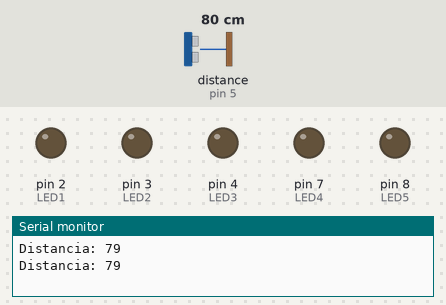
A sketch run on a simulated Arduino Uno, built with avr-gcc and run on an emulated ATmega328P. Shown: output pins drawn as LEDs (lit = HIGH), the last lines printed to the serial monitor. Wiring (inferred from the names in the program): ultrasonic range finder: trigger pin 6; echo pin 5. The test bench sets the inputs (shaded band); at power-on: distance to the obstacle (sensor on pin 5) 80 cm. The echo pulse lasts 58.3 µs per cm; pins used as bus, display or sensor lines are not drawn.

Above: at 1.8 s.
1.9 s: distance to the obstacle (sensor on pin 5) set to 40 cm
3.4 s: distance to the obstacle (sensor on pin 5) set to 32 cm
At 4.4 s:
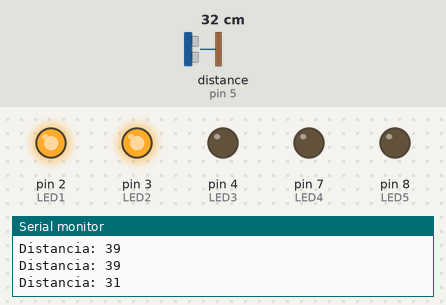
5.5 s: distance to the obstacle (sensor on pin 5) set to 27 cm
At 7.2 s:
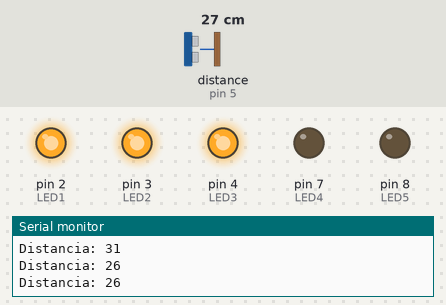
7.5 s: distance to the obstacle (sensor on pin 5) set to 23 cm
At 9.0 s:
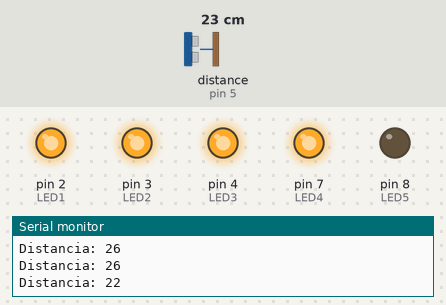
9.5 s: distance to the obstacle (sensor on pin 5) set to 2 cm
At 10.7 s:
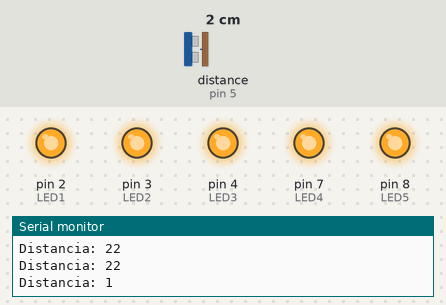
11.5 s: distance to the obstacle (sensor on pin 5) set to 35 cm
At 12.3 s:
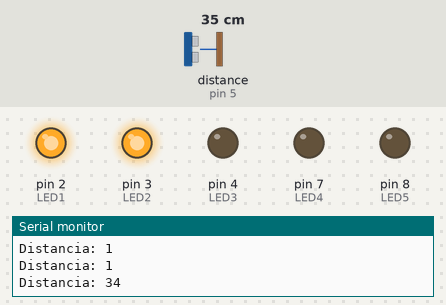
Timing chart, 0 to 14.5 s (numbered marks = the images above; inputs shaded):
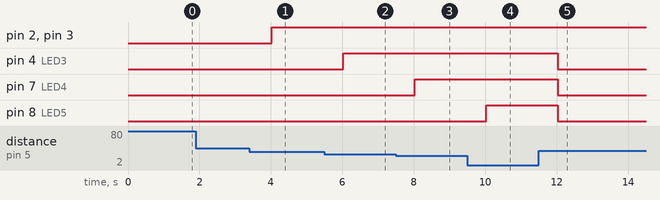

Measured:
- the behaviour switches between 36 and 35 cm on distance to the obstacle (sensor on pin 5) (found by bisection; images 0 and 1)
- the behaviour switches between 31 and 30 cm on distance to the obstacle (sensor on pin 5) (found by bisection; images 1 and 2)
- the behaviour switches between 26 and 25 cm on distance to the obstacle (sensor on pin 5) (found by bisection; images 2 and 3)
- after the input at 3.4 s, pin 2 (LED1), pin 3 (LED2): LOW → HIGH after 0.62 s
- after the input at 5.5 s, pin 4 (LED3): LOW → HIGH after 0.52 s
- after the input at 7.5 s, pin 7 (LED4): LOW → HIGH after 0.53 s
- after the input at 9.5 s, pin 8 (LED5): LOW → HIGH after 0.53 s
- after the input at 11.5 s, pin 4 (LED3), pin 7 (LED4), pin 8 (LED5): HIGH → LOW after 0.54 s

The sketch:

HC-SR04.ino
```cpp
/*
  ISABA - 2025
  German Bueno y Pol Pavo
  T12 - Encarna Garcia

*/

const int EchoPin = 5;
const int TriggerPin = 6;
#define LED1 2
#define LED2 3
#define LED3 4
#define LED4 7
#define LED5 8

void setup() {
   Serial.begin(9600);
   pinMode(TriggerPin, OUTPUT);
   pinMode(EchoPin, INPUT);
   pinMode(LED1, OUTPUT);
   pinMode(LED2, OUTPUT);
   pinMode(LED3, OUTPUT);
   pinMode(LED4, OUTPUT);
   pinMode(LED5, OUTPUT);
}

void loop() {
   int distancia = ping(TriggerPin, EchoPin);
   Serial.print("Distancia: ");
   Serial.println(distancia);
   if(distancia < 20){
    digitalWrite(LED1, HIGH);
    digitalWrite(LED2, HIGH);
    digitalWrite(LED3, HIGH);
    digitalWrite(LED4, HIGH);
    digitalWrite(LED5, HIGH);
   }else if(distancia < 25){
    digitalWrite(LED1, HIGH);
    digitalWrite(LED2, HIGH);
    digitalWrite(LED3, HIGH);
    digitalWrite(LED4, HIGH);
    digitalWrite(LED5, LOW);
   }else if(distancia < 30){
    digitalWrite(LED1, HIGH);
    digitalWrite(LED2, HIGH);
    digitalWrite(LED3, HIGH);
    digitalWrite(LED4, LOW);
    digitalWrite(LED5, LOW);
   }
   else if(distancia < 35){
    digitalWrite(LED1, HIGH);
    digitalWrite(LED2, HIGH);
    digitalWrite(LED3, LOW);
    digitalWrite(LED4, LOW);
    digitalWrite(LED5, LOW);
   }
   else if(distancia < 25){
    digitalWrite(LED1, HIGH);
    digitalWrite(LED2, LOW);
    digitalWrite(LED3, LOW);
    digitalWrite(LED4, LOW);
    digitalWrite(LED5, LOW);
   }else{
    digitalWrite(LED1, LOW);
    digitalWrite(LED2, LOW);
    digitalWrite(LED3, LOW);
    digitalWrite(LED4, LOW);
    digitalWrite(LED5, LOW);
    }
   delay(1000);
}

int ping(int TriggerPin, int EchoPin) {
   long duration, distancia;    // Datos tipo long para evitar tener comas flotantes.

   digitalWrite(TriggerPin, LOW);    // Ponemos el terminal Trigger a nivel bajo durante 4 us
   delayMicroseconds(4);
   digitalWrite(TriggerPin, HIGH);  //Generamos un pulso de alta frecuencia durante 10us (Trigger)
   delayMicroseconds(10);
   digitalWrite(TriggerPin, LOW);

   duration = pulseIn(EchoPin, HIGH);  // La instrucción pulseIn mide el tiempo que el pulso está en nivel alto en ms.
   distancia= duration * 10 / 292/ 2;   //convertimos a distancia, en cm
   return distancia;
}
```
